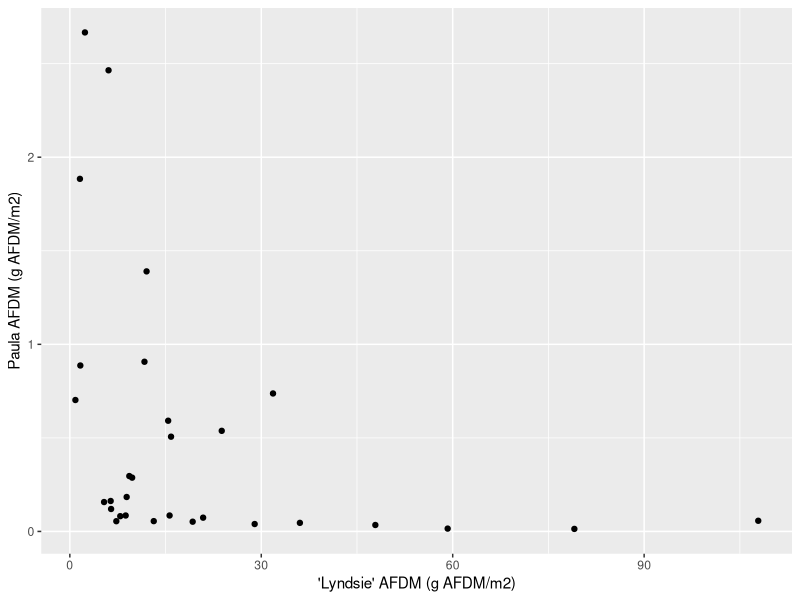
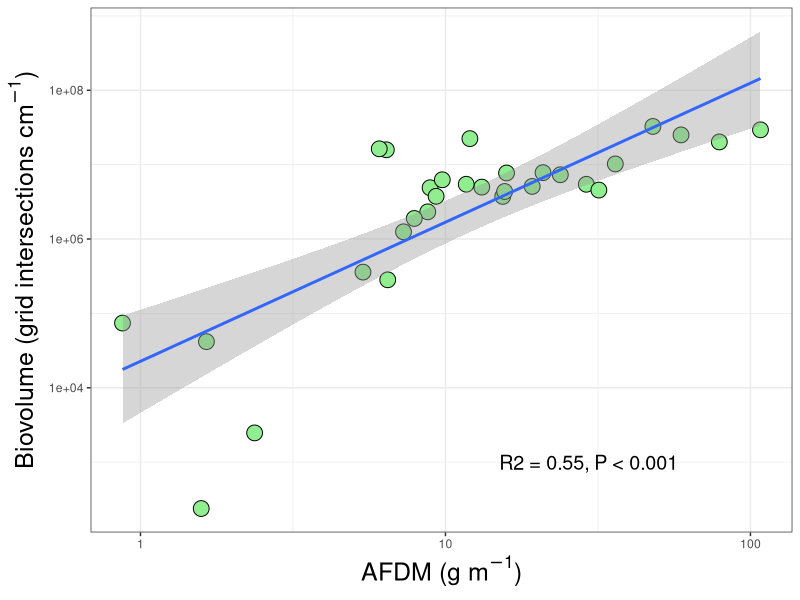
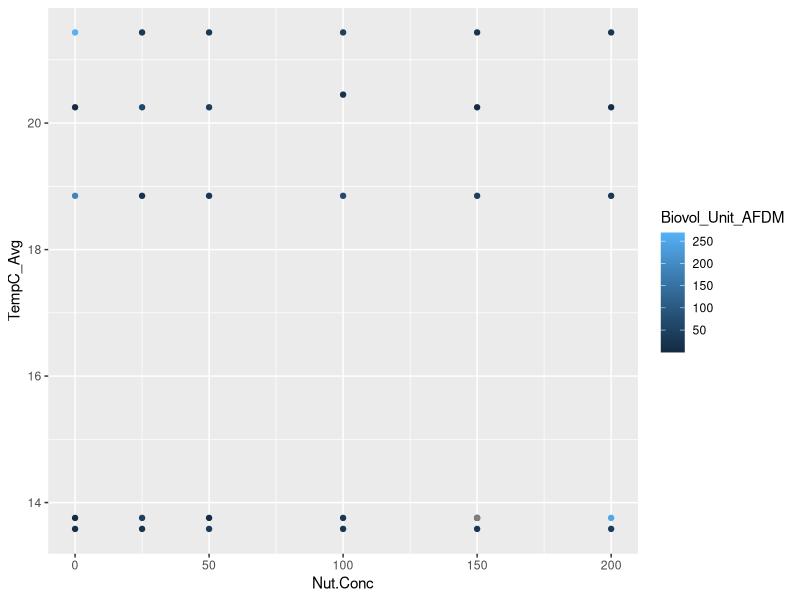
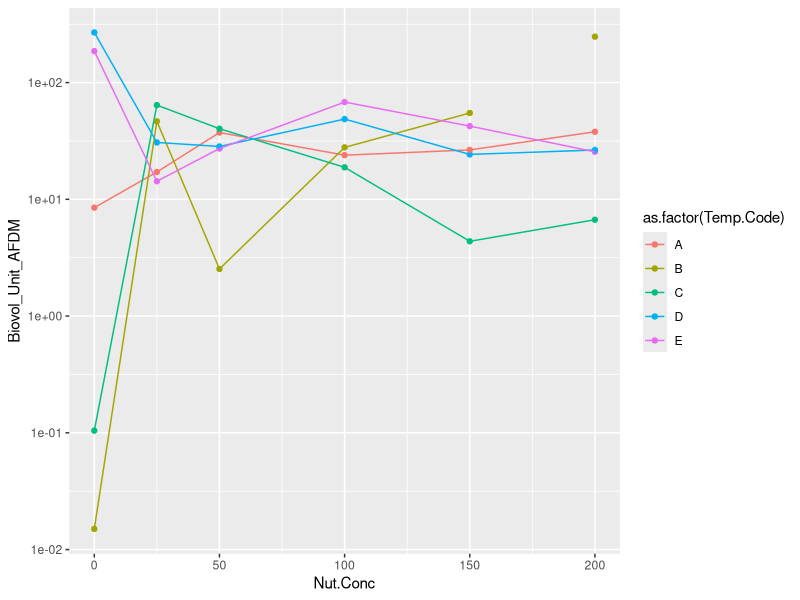
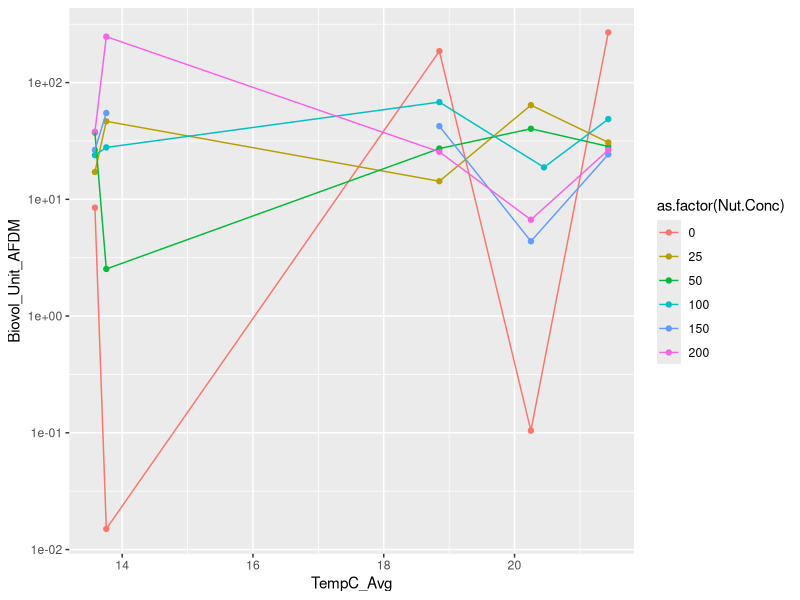
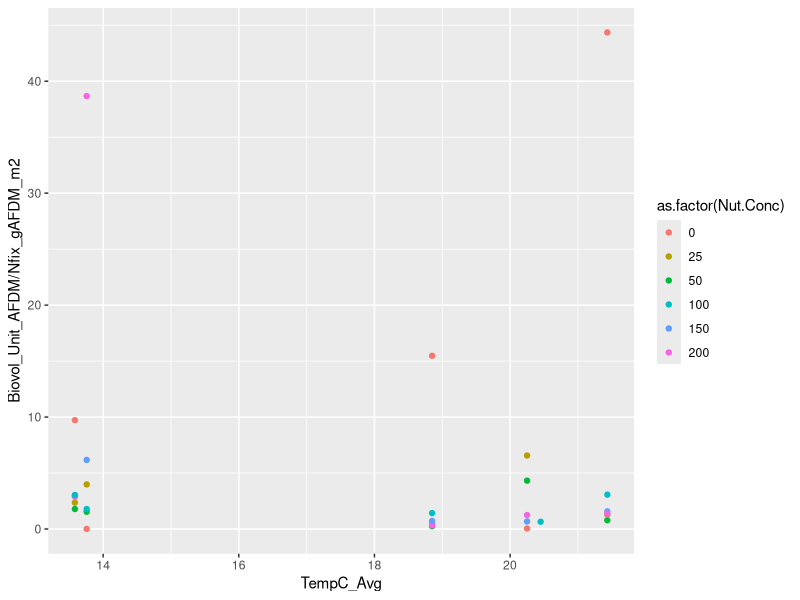
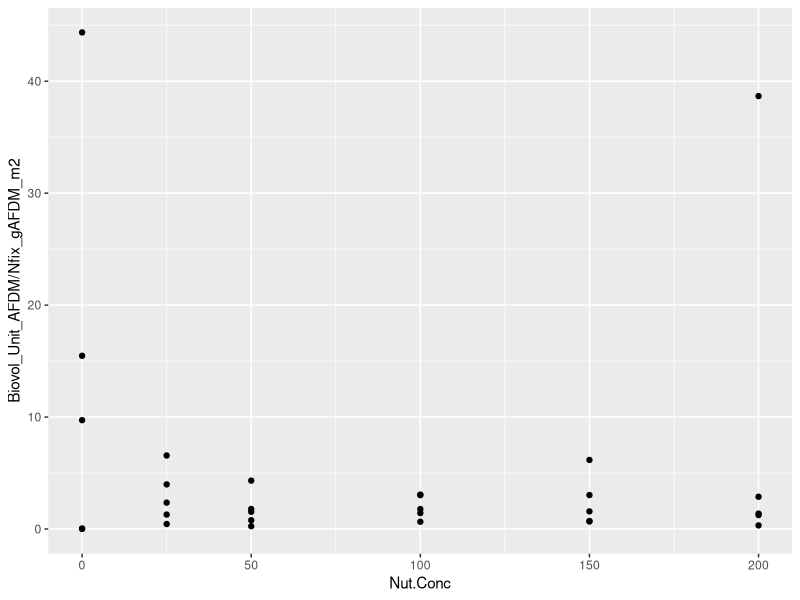

Generate these figures, in order, with R:
library(tidyverse)

biovol <- read.csv("01_Data/PaulaCommComp/NfixerBiovol_2015.csv") %>% 
  mutate(Biovol_Unit_AFDM = Biovolume.unitCm2/(Nfix_gAFDM_m2*10000))

# NO RELATIONSHIP BETWEEN PAULAS DATA AND "OURS"
ggplot(biovol, aes(y = AFDMmgcm2*10000*(1/1000), x = Nfix_gAFDM_m2)) +
  geom_point() +
  ylab("Paula AFDM (g AFDM/m2)") +
  xlab("'Lyndsie' AFDM (g AFDM/m2)")

# PRETTY STRONG RELATIONSHIP
summary(lm(Biovolume.unitCm2 ~ Nfix_gAFDM_m2, data = biovol))
ggplot(biovol, aes(y = Biovolume.unitCm2, x = Nfix_gAFDM_m2)) +
  geom_point(shape = 21, fill = "lightgreen", size = 5) +
  scale_y_log10() +
  scale_x_log10() +
  theme_bw()+
  xlab(expression(paste("AFDM (g ",m^-1,")"))) +
  ylab(expression(paste("Biovolume (grid intersections ", cm^-1,")")))+
  annotate("text", x = 15, y = 1e3, label = "R2 = 0.55, P < 0.001", hjust = 0, size = 5) +
  stat_smooth(method = "lm")+
  theme(axis.title = element_text(size = 18))

summary(lm(log10(Biovolume.unitCm2) ~ log10(Nfix_gAFDM_m2), data = biovol))

ggplot(biovol, aes(y = TempC_Avg, x = Nut.Conc, color = Biovol_Unit_AFDM)) +
  geom_point()

ggplot(biovol, aes(y = Biovol_Unit_AFDM, x = Nut.Conc, color = as.factor(Temp.Code))) +
  geom_point() +
  geom_line() +
  scale_y_log10()

ggplot(biovol, aes(y = Biovol_Unit_AFDM, x = TempC_Avg, color = as.factor(Nut.Conc))) +
  geom_point() +
  geom_line() +
  scale_y_log10()

ggplot(biovol, aes(y = Biovol_Unit_AFDM/Nfix_gAFDM_m2, x = TempC_Avg, color = as.factor(Nut.Conc))) +
  geom_point() 

ggplot(biovol, aes(y = Biovol_Unit_AFDM/Nfix_gAFDM_m2, x = Nut.Conc)) +
  geom_point() 
  
